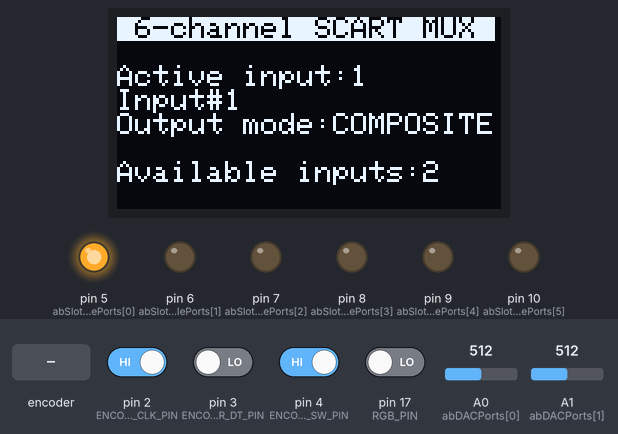
Bench run of a sketch on a simulated Arduino Uno, built with avr-gcc and run on an emulated ATmega328P. Shown: 128×64 one-colour display, output pins drawn as LEDs (lit = HIGH). Inputs (shaded band) come from the test bench; at power-on: pin 2 (ENCODER_CLK_PIN), pin 4 (ENCODER_SW_PIN) HIGH, pin 3 (ENCODER_DT_PIN), pin 17 (RGB_PIN) LOW, A0 (abDACPorts[0]) = 512, A1 (abDACPorts[1]) = 512.

Above: at 3.4 s.
3.5 s: rotary encoder on pin 2 (ENCODER_CLK_PIN) / pin 3 (ENCODER_DT_PIN) turned 1 step (first pin leading)
At 4.32 s:
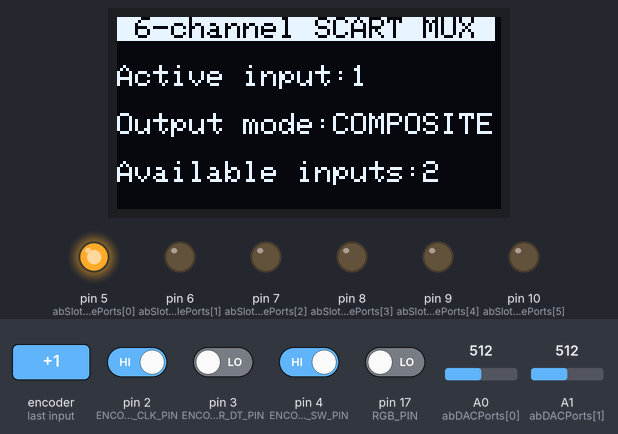
6.7 s: pin 17 (RGB_PIN) driven HIGH
At 7.03 s:
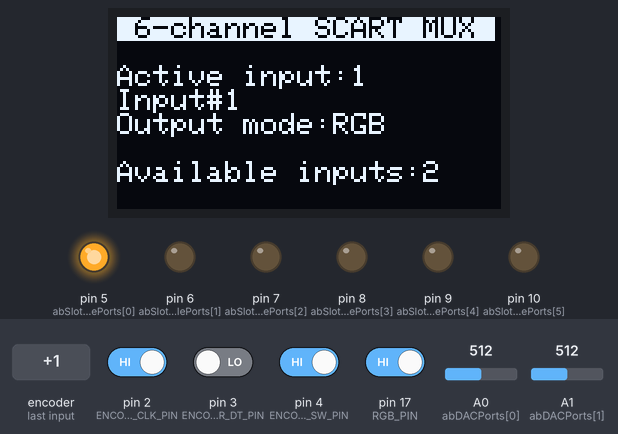
9.4 s: A0 (abDACPorts[0]) set to 473
At 9.7 s:
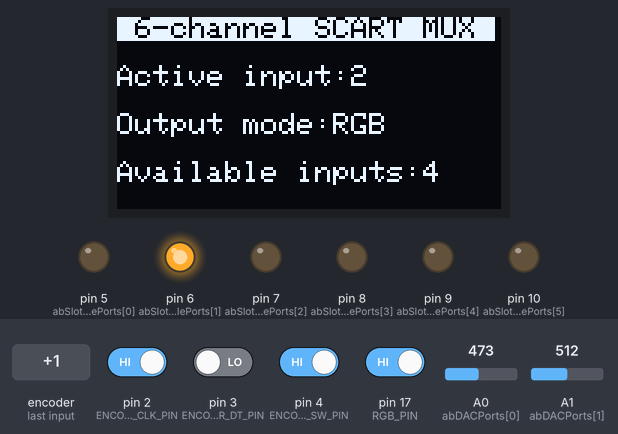
11.7 s: A0 (abDACPorts[0]) set to 247
At 12.37 s:
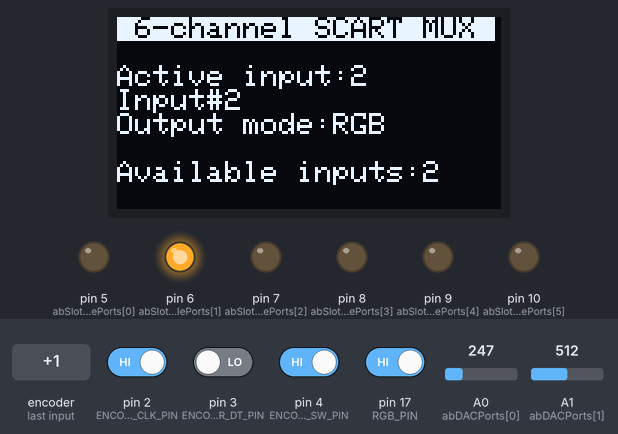
13.6 s: A0 (abDACPorts[0]) set to 215
At 13.9 s:
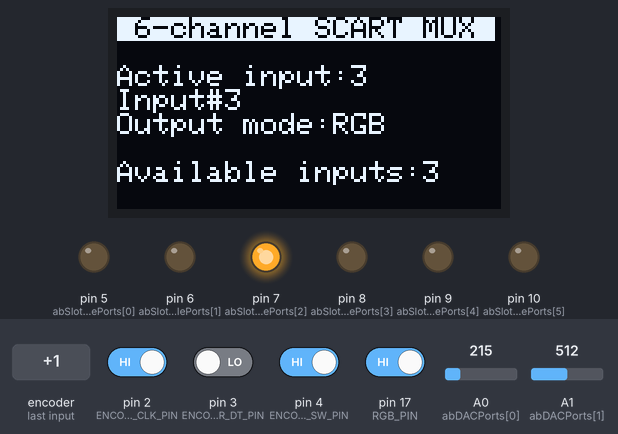
15.9 s: A0 (abDACPorts[0]) set to 114
At 16.57 s:
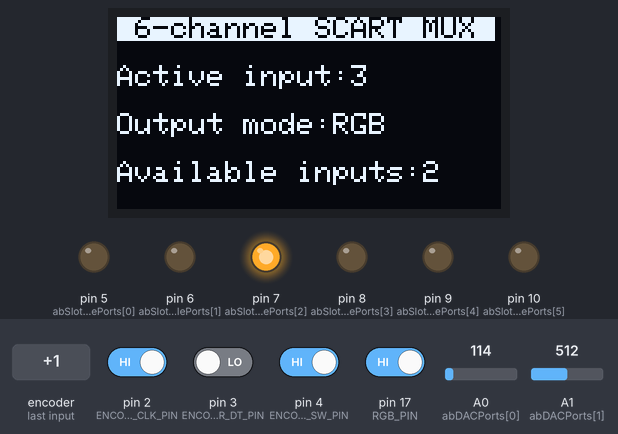
17.8 s: A0 (abDACPorts[0]) set to 93
Timing chart, 0 to 20.4 s (numbered marks = the images above; inputs shaded):
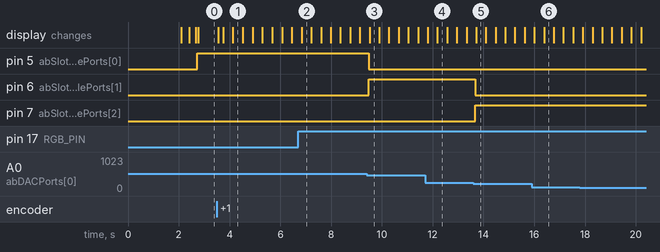

The sketch:

scart_mux.ino
```cpp
// #############################################################################
//  ┏┻┻┻┻┻┻┓
//  ┫      ┣ VaDeRetro
//  ┫      ┣ SCART
//  ┫      ┣ Multiplexer
//  ┗┳┳┳┳┳┳┛
//           Firmware
//
// !!! Please check .h file for required settings and libraries !!!
// #############################################################################

#include <Wire.h>
#include <Adafruit_GFX.h>
#include <Adafruit_SH1106.h>
#include "scart_mux.h"
#include "mcu.h"
#include "encoder.h"
#include "strings.h"

// Initialization
void setup()
{
  byte
    bI;

  #ifdef DEBUG
  // Set serial port speed
  Serial.begin( SERIAL_BAUD_RATE );
  #endif

  // We all love our MCUs so do not forget to
  // set all pins as INPUTs (High impedance)
  // before doing anything else
  setAllPinsAsInputs();

  // Initialize output ports
  bI = 0;
  while (  bI < SCART_MUX_SLOTS )
  {
    pinMode( abSlotEnablePorts[bI], OUTPUT );
    bI++;
    disableSlot( bI );
  }

  // Set analog reference
  analogReference( EXTERNAL );

  // Get a random seed
  randomSeed( analogRead( 0 ) );

  // Initialize display voltage from 3.3V internally with the proper screen I2C address
  display.begin( SH1106_SWITCHCAPVCC, SCREEN_ADDRESS );

  // Initialize encoder
  encoderSetup();

}

// Main loop
void loop()
{
  word
    wLastDACnorm = -1;

  // Clear the display buffer
  display.clearDisplay();

  ///////////////////////////////////////////////////////
  // LOGO
  ///////////////////////////////////////////////////////

  // Show logo
  #ifdef SHOW_LOGO

  logo();
  delay( LOGO_DELAY );

  // Clear display effect
  clearDisplay();
  #endif

  ///////////////////////////////////////////////////////
  // SCART MUX
  ///////////////////////////////////////////////////////

  while ( true )
  {

    // Update slot status
    updateSlots();

    // Check new selection
    if ( iEncoderCounter != 0 )
      if ( bSlots > 1 && millis() - ulEncoderTime > ENCODER_BOUNCE )
      {

        ulEncoderTime = millis();

        if ( iEncoderCounter > ENCODER_THRESHOLD )
          bSelectedSlot = findNextSlot( false );
        else if ( iEncoderCounter < ENCODER_THRESHOLD )
          bSelectedSlot = findPreviousSlot();

        iEncoderCounter = 0;
        wLastDACnorm = -1;
        boSelection = bSelectedSlot;

      }
      else
        iEncoderCounter = 0;

    // Update info on display if there were any changes
    if ( wDACnorm != wLastDACnorm || boSelection )
    {

      #ifdef DEBUG
      Serial.print( F( "ML: " ) );
      Serial.print( wDACnorm );
      Serial.print( F( " " ) );
      Serial.print( wLastDACnorm );
      Serial.print( F( " " ) );
      Serial.print( bActiveSlot );
      Serial.print( F( " " ) );
      Serial.print( bSelectedSlot );
      Serial.print( F( " " ) );
      Serial.print( boSelection );
      Serial.print( F( " " ) );
      showSlotStatus( false );
      Serial.println();
      #endif

      updateInfo();
      wLastDACnorm = wDACnorm;
    }

    // Check encoder switch
    if ( boSelection && !digitalRead( ENCODER_SW_PIN ) )
    {
      boSelection = false;
      wLastDACnorm = -1;
      disableSlot( bActiveSlot );
      bActiveSlot = bSelectedSlot;
      enableSlot( bActiveSlot );
    }

    #ifdef DEBUG

    display.setCursor( 0, TEXT_ROW7 );
    display.print( F( "A" ) );
    display.print( bActiveSlot );
    display.print( F( " " ) );

    display.setCursor( 16, TEXT_ROW7 );
    display.print( F( "S" ) );
    display.print( bSelectedSlot );
    display.print( F( " " ) );

    display.setCursor( 32, TEXT_ROW7 );
    display.print( F( "M" ) );
    display.print( boSelection );
    display.print( F( " " ) );

    display.setCursor( 48, TEXT_ROW7 );
    display.print( F( "C" ) );
    display.print( iEncoderCounter );
    display.print( F( " " ) );

    showSlotStatus( true );

    display.display();

    #endif

    bCLK++;

    delay( LOOP_DELAY );

  }

}
```

encoder.h
```cpp
// #############################################################################
//  ┏┻┻┻┻┻┻┓
//  ┫      ┣ VaDeRetro
//  ┫      ┣ SCART
//  ┫      ┣ Multiplexer
//  ┗┳┳┳┳┳┳┛
//           Encoder functions headers
//
// #############################################################################

#ifndef ENCODER_HEADERS

#define ENCODER_HEADERS

int
  iEncoderCounter = 0;
unsigned long
  ulEncoderCLK,
  ulEncoderTime = 0,
  ulLastEncoderCLK;

// Initialize encoder pins & interrupts
void encoderSetup();

#endif
```

encoder.ino
```cpp
// #############################################################################
//  ┏┻┻┻┻┻┻┓
//  ┫      ┣ VaDeRetro
//  ┫      ┣ SCART
//  ┫      ┣ Multiplexer
//  ┗┳┳┳┳┳┳┛
//           Encoder functions
//
// !!! Please check .h file for required settings and libraries !!!
// #############################################################################

static void updateEncoderCounter(){

  // Read CLK
  ulEncoderCLK = digitalRead( ENCODER_CLK_PIN );

  if ( ulEncoderCLK != ulLastEncoderCLK)
  {

    #ifdef ENCODER_REVERSE
    if ( digitalRead( ENCODER_DT_PIN ) == ulEncoderCLK )
    #else
    if ( digitalRead( ENCODER_DT_PIN ) != ulEncoderCLK )
    #endif
      // Rotating counter-clockwise
      iEncoderCounter--;
    else
      // Rotating clockwise
      iEncoderCounter++;

  }

  // Save CLK
  ulLastEncoderCLK = ulEncoderCLK;
}

// Initialize encoder pins & interrupts
static void encoderSetup()
{
  // Set encoder pins as inputs
  pinMode( ENCODER_CLK_PIN, INPUT );
  pinMode( ENCODER_DT_PIN, INPUT );
  pinMode( ENCODER_SW_PIN, INPUT_PULLUP );

  // Save CLK
  ulLastEncoderCLK = digitalRead( ENCODER_CLK_PIN );

  // Attach update counter function to interrupts 0 & interrupt 1
  attachInterrupt(0, updateEncoderCounter, CHANGE);
  attachInterrupt(1, updateEncoderCounter, CHANGE);
}
```

interface.ino
```cpp
// #############################################################################
//  ┏┻┻┻┻┻┻┓
//  ┫      ┣ VaDeRetro
//  ┫      ┣ SCART
//  ┫      ┣ Multiplexer
//  ┗┳┳┳┳┳┳┛
//           Interface functions
//
// !!! Please check .h file for required settings and libraries !!!
// #############################################################################

// Set foreground and background text colors
static void setTextColor( bool b )
{
  if ( b )
    display.setTextColor( BLACK, WHITE );
  else
    display.setTextColor( WHITE, BLACK );
}

// Clear & initialize display
static void initDisplay()
{
  display.clearDisplay();
  display.setTextSize( TEXT_SIZE );                 // Normal 1:1 pixel scale
  setTextColor( false );                            // Draw white text on black background
  display.cp437( true );                            // Use full 256 char 'Code Page 437' font
}

// Clear display effect
static void clearDisplay()
{
  for ( int i = 0; i < 128; i += CLEAR_BAR_WIDTH )
  {
    if ( i > 0 ) display.fillRect( i - CLEAR_BAR_WIDTH, 0, CLEAR_BAR_WIDTH, SCREEN_HEIGHT, BLACK );
    display.fillRect( i, 0, CLEAR_BAR_WIDTH, SCREEN_HEIGHT, WHITE );
    display.display();
  }

  // Clear the buffer
  display.clearDisplay();
  display.display();
}

// Project logo
static void logo()
{
  #define LOGO_Y (SCREEN_HEIGHT-4*LINE_HEIGHT)/2

  // Set display parameters
  initDisplay();

  // Print text
  display.setCursor( LOGO_MARGIN_LEFT, LOGO_Y );
  display.println( F( "VaDeRetro!" ) );
  display.setCursor( LOGO_MARGIN_LEFT, LOGO_Y + 1.5*LINE_HEIGHT );
  display.println( PROJECT_NAME );
  display.setCursor( LOGO_MARGIN_LEFT, LOGO_Y + 3*LINE_HEIGHT );
  display.print( PCB_VERSION );
  display.println( FIRMWARE_VERSION );

  // Draw chip logo
  display.drawRoundRect( 4, LOGO_Y + 4, 23, 23, 2, WHITE );

  for ( int i = 5; i < 28; i += 4 )
  {
    display.drawLine( i, LOGO_Y, i, LOGO_Y+2, WHITE );
    display.drawLine( i, LOGO_Y + 28, i, LOGO_Y + 30, WHITE );
    display.drawLine( 0, LOGO_Y + i, 2, LOGO_Y + i, WHITE );
    display.drawLine( 28, LOGO_Y + i, 30, LOGO_Y + i, WHITE );
  }

  // Show the display buffer on the screen
  display.display();
}

#ifdef DEBUG
// Show slot status
void showSlotStatus( bool bOutput )
{
  byte
    bI;
  char
    cBuffer[BUFFER_MAX],
    *cA;

  cA = cBuffer;
  for ( bI = 0; bI < SCART_MUX_SLOTS; bI++, cA++ )
    *cA = aboSlot[bI] + '0';
  *cA = NUL;
  if ( bOutput )
  {
    display.setCursor( 64, TEXT_ROW7 );
    display.print( cBuffer );
    display.print( F( " " ) );
  }
  else
    Serial.print( cBuffer );
}
#endif

// Update display info
static void updateInfo()
{

  // Clear & init display
  initDisplay();

  // Show project name
  setTextColor( true );
  display.setCursor( 0, TEXT_ROW0 );
  display.print( PROJECT_NAME_L );

  // Show active input number
  setTextColor( false );
  display.setCursor( 0, TEXT_ROW2 );
  display.print( F( "Active input:" ) );
  if ( bActiveSlot )
    display.print( bActiveSlot );
  else
    display.print( F( "N/A" ) );

  // Show active input name
  display.setTextColor( boSelection && ( bCLK & 4 ) ? BLACK : WHITE, BLACK );
  display.setCursor( 0, TEXT_ROW3 );
  display.print( acSlotName[boSelection ? bSelectedSlot : bActiveSlot] );

  // Show output mode
  setTextColor( false );
  display.setCursor( 0, TEXT_ROW4 );
  display.print( F( "Output mode:" ) );
  if ( boOutputMode )
    display.print( F( "RGB" ) );
  else
    display.print( F( "COMPOSITE" ) );

  // Show available inputs
  setTextColor( false );
  display.setCursor( 0, TEXT_ROW6 );
  display.print( F( "Available inputs:" ) );
  display.print( bSlots );

  // Show the display buffer on the screen
  display.display();
}
```

mcu.h
```cpp
// #############################################################################
//  ┏┻┻┻┻┻┻┓
//  ┫      ┣ VaDeRetro
//  ┫      ┣ SCART
//  ┫      ┣ Multiplexer
//  ┗┳┳┳┳┳┳┛
//           MCU functions headers
//
// #############################################################################

// Set all pins as INPUTS
void setAllPinsAsInputs();

// Activate slot
void enableSlot( byte bSlot );

// Deactivate slot
void disableSlot( byte bSlot );

// Find previous available slot
byte findPreviousSlot();

// Find next available slot
static byte findNextSlot( bool boAbsoluteFirst );

// Activate first available slot
void enableFirstAvailableSlot();

// Update slot status
void updateSlots();
```

mcu.ino
```cpp
// #############################################################################
//  ┏┻┻┻┻┻┻┓
//  ┫      ┣ VaDeRetro
//  ┫      ┣ SCART
//  ┫      ┣ Multiplexer
//  ┗┳┳┳┳┳┳┛
//           MCU functions
//
// !!! Please check .h file for required settings and libraries !!!
// #############################################################################

// Set all pins as INPUTS
static void setAllPinsAsInputs()
{

  // Set all pin as INPUTs
  DDRB = DDRC = DDRD = 0;

}

// Normalyze slot number
static byte normalyzeSlot( byte bSlot )
{
  if ( !bSlot )
    bSlot = 1;
  else if ( bSlot > SCART_MUX_SLOTS )
    bSlot = SCART_MUX_SLOTS;
  return bSlot;
}

// Activate slot
static void enableSlot( byte bSlot )
{
   if ( bSlot && aboSlot[bSlot-1] )
    digitalWrite( abSlotEnablePorts[bSlot-1], HIGH );
}

// Deactivate slot
static void disableSlot( byte bSlot )
{
  if ( bSlot )
    digitalWrite( abSlotEnablePorts[bSlot-1], LOW );
}

// Find previous available slot
static byte findPreviousSlot()
{
  byte
    bSelSlot, bLastSlot, bSlot;

  bSlot = bLastSlot = normalyzeSlot( bSelectedSlot ? bSelectedSlot : bActiveSlot );

  bSelSlot = 0;
  while ( !bSelSlot && bSlot > 1 )
  {

    #ifdef DEBUG
    Serial.print( F( "FPS: " ) );
    Serial.print( bSelSlot );
    Serial.print( F( " " ) );
    Serial.print( bSlot );
    Serial.println( F( " " ) );
    #endif

    bSlot--;
    if ( aboSlot[bSlot-1] )
      bSelSlot = bSlot;
  }

  if ( !bSelSlot ) bSelSlot =  bLastSlot;

  #ifdef DEBUG
  Serial.print( F( "FPSR: " ) );
  Serial.println( bSelSlot );
  #endif

  return bSelSlot;
}

// Find next available slot
static byte findNextSlot( bool boAbsoluteFirst )
{
  byte
    bSelSlot, bLastSlot, bSlot;

  bSlot = bLastSlot = normalyzeSlot( bSelectedSlot ? bSelectedSlot : bActiveSlot );
  if ( boAbsoluteFirst ) bSlot = 0;

  bSelSlot = 0;
  while ( !bSelSlot && bSlot < SCART_MUX_SLOTS )
  {

    #ifdef DEBUG
    Serial.print( F( "FNS: " ) );
    Serial.print( bSelSlot );
    Serial.print( F( " " ) );
    Serial.print( bSlot );
    Serial.println( F( " " ) );
    #endif

    bSlot++;
    if ( aboSlot[bSlot-1] )
      bSelSlot = bSlot;
  }

  if ( !bSelSlot ) bSelSlot =  bLastSlot;

  #ifdef DEBUG
  Serial.print( F( "FNSR: " ) );
  Serial.println( bSelSlot );
  #endif

  return bSelSlot;
}

// Activate first available slot
static void enableFirstAvailableSlot()
{
  byte
    bSlot;

  // Disable previous enabled slot
  if ( bActiveSlot )
    disableSlot( bActiveSlot );

  bActiveSlot = bSelectedSlot = 0;
  bSlot = findNextSlot( true );

  #ifdef DEBUG
  Serial.print( F( "AFAS: " ) );
  Serial.println( bSlot );
  #endif

  if ( bSlot )
  {
    bActiveSlot = bSelectedSlot = bSlot;
    enableSlot( bActiveSlot );
  }

}

// Update slot status
static void updateSlots()
{
  byte
    bBit,
    bDAC = 0,
    bDACport,
    bLastSlots = bSlots,
    bResult,
    bSlot = 1;
  int
    iDACread, iDACvalue;
  word
    wP;

  // Reset number of available slots
  bSlots = 0;

  // Check RGB mode
  boOutputMode = digitalRead( RGB_PIN );

  // Reset last normalyzed DAC reads
  wDACnorm = boOutputMode;

  while ( bDAC < DACS && bSlot <= SCART_MUX_SLOTS )
  {

    wP = awPow2[DAC_SHIFT+DAC_REVERSE*bDAC];

    // DAC sampling
    iDACvalue = 1024;
    for ( bBit = 0; bBit < DAC_SAMPLES; bBit++ )
    {
      iDACread = analogRead( abDACPorts[bDAC] );

      // Equalize DAC read
      if ( iDACread < wP - DAC_THRESHOLD )
        iDACread = 0;
      else
      {
        iDACread += DAC_THRESHOLD;
        if ( iDACread > 1023 ) iDACread = 1023;
      }

      // Get minimum
      if ( iDACread < iDACvalue ) iDACvalue = iDACread;
      delay( DAC_SAMPLING_DELAY );
    }

    #ifdef DEBUG
    Serial.print( " MCU0: " );
    Serial.print( abDACPorts[bDAC] );
    Serial.print( " " );
    Serial.print( iDACvalue );
    Serial.print( " " );
    #endif

    // Update slot status
    bBit = 0;
    while ( bBit < DAC_BITS && bSlot <= SCART_MUX_SLOTS )
    {
      bResult = aboSlot[abDACTranslationTable[bSlot-1]] = ( iDACvalue & wP ) == wP;

      #ifdef DEBUG
      Serial.print( bResult );
      #endif

      if ( bResult )
      {
        // Acknowledge slot change
        wDACnorm |= wP;

        // Increase available slots number
        bSlots++;
      }

      wP <<= 1;
      bSlot++;
      bBit++;
    }

    // Next DAC
    bDAC++;

  }

  #ifdef DEBUG
  Serial.print( " MCU1: " );
  Serial.print( bActiveSlot );
  Serial.print( " " );
  Serial.print( bSlots );
  Serial.print( " " );
  #endif

  // No available input
  if ( !bSlots )
  {
    disableSlot( bActiveSlot );
    boSelection = false;
    bActiveSlot = bSelectedSlot = 0;
  }
  else
    if ( bSlots != bLastSlots )
      if (
                ( bActiveSlot && !aboSlot[bActiveSlot-1] )
                ||
                ( !bActiveSlot && bSlots >= 1 )
              )
      {
        #ifdef DEBUG
        Serial.print( aboSlot[bActiveSlot-1] );
        Serial.print( " CAFAS-" );
        #endif
        enableFirstAvailableSlot();
      }

  #ifdef DEBUG
  Serial.println();
  #endif

}
```

strings.h
```cpp
// #############################################################################
//  ┏┻┻┻┻┻┻┓
//  ┫      ┣ VaDeRetro
//  ┫      ┣ SCART
//  ┫      ┣ Multiplexer
//  ┗┳┳┳┳┳┳┛
//           Strings
//
// #############################################################################

/*
const char acSlotName[SCART_MUX_SLOTS+1][BUFFER_MAX] = // Slot names
                        {
                          { "None" },
                          { "Sinclair ZX Spectrum" },
                          { "Amstrad CPC 6128" },
                          { "SNES" },
                          { "RGB PatternGenerator" },
                          { "AV Input" },
                          { "External" }
                        };
*/

const char acSlotName[SCART_MUX_SLOTS+1][BUFFER_MAX] = // Slot names
                        {
                          { "None" },
                          { "Input#1" },
                          { "Input#2" },
                          { "Input#3" },
                          { "Input#4" },
                          { "Input#5" },
                          { "Input#6" }
                        };
```

Source omitted: scart_mux.h (6853 bytes)

Measured:
- the behaviour switches between 488 and 487 on A0 (abDACPorts[0]) (found by bisection; images 2 and 3)
- the behaviour switches between 232 and 231 on A0 (abDACPorts[0]) (found by bisection; images 4 and 5)
- after the input at 3.5 s, the display: changes after 0.05 s (image 1)
- after the input at 6.7 s, the display: changes after 0.14 s (image 2)
- after the input at 9.4 s, pin 5 (abSlotEnablePorts[0]): HIGH → LOW after 0.07 s; pin 6 (abSlotEnablePorts[1]): LOW → HIGH after 0.07 s; the display: changes after 0.11 s (image 3)
- after the input at 11.7 s, the display: first changes after 0.10 s (image 4 shows a later state)
- after the input at 13.6 s, pin 6 (abSlotEnablePorts[1]): HIGH → LOW after 0.07 s; pin 7 (abSlotEnablePorts[2]): LOW → HIGH after 0.07 s; the display: changes after 0.11 s (image 5)
- after the input at 15.9 s, the display: first changes after 0.10 s (image 6 shows a later state)
